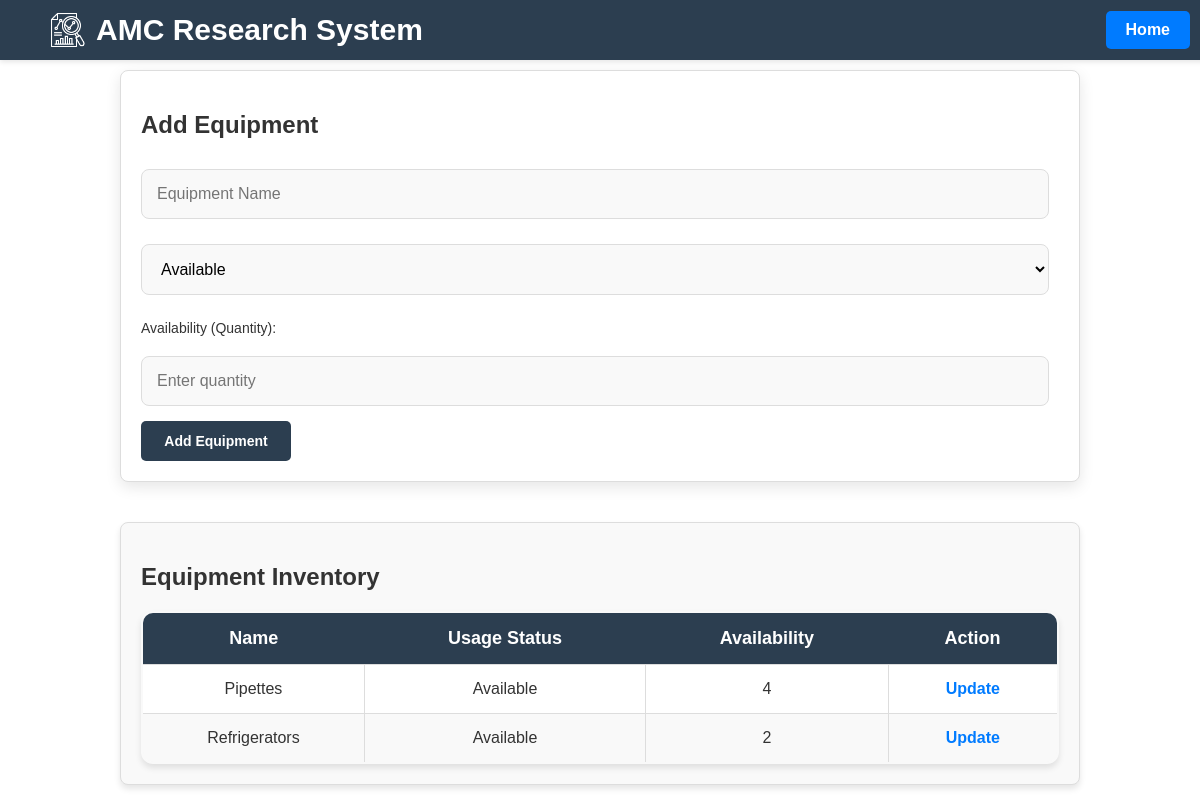
Page /CRUD3/research_assistant_equipment.php (signed in) on the committed database.
### tables this page shows
CREATE TABLE `equipment` (
  `id` int(11) NOT NULL,
  `name` varchar(255) NOT NULL,
  `usage_status` enum('Available','Under Maintenance') NOT NULL,
  `availability` int(11) NOT NULL DEFAULT 0,
  `assigned_to` int(11) DEFAULT NULL,
  `created_at` datetime NOT NULL,
  `updated_at` datetime NOT NULL
);

### CRUD3/research_assistant_equipment.php (the view, shortened to what this page needs)
<?php
require_once '../dbconnect.php';
?>
<!DOCTYPE html>
<html lang="en">
<head>
    <link rel="stylesheet" type="text/css" href="/group/style/style.css?v=<?php echo time(); ?>">
</head>
<body class="equipment-management">
    <div class="top-bar">
        <div class="logo-title-container">
            <img src="/group/images/research12.png" alt="Logo" class="logo">
            <h1 class="main-title">AMC Research System</h1>
        </div>
        <a href="/group/assistant_dashboard.php" class="home-btn">Home</a>
    </div>
    <div class="equipment-container">
        <div class="create-container">
            <h2>Add Equipment</h2>
            <form action="research_assistant_equipment.php" method="POST" class="add-equipment-form">
                <div class="form-group">
                    <input type="text" name="equipment_name" placeholder="Equipment Name" required>
                </div>
                <div class="form-group">
                    <select id="usage_status" name="usage_status" required>
                        <option value="Available">Available</option>
                    </select>
                </div>
                <div class="form-group" id="availability-group">
                    <label for="availability">Availability (Quantity):</label>
                    <input type="number" id="availability" name="availability" min="0" placeholder="Enter quantity" required>
                </div>
                <div class="form-group">
                    <button type="submit" name="add_equipment" class="submit-button">Add Equipment</button>
                </div>
            </form>
        </div>
        <div class="read-container">
            <h2>Equipment Inventory</h2>
            <table class="equipment-table">
                <thead>
                    <tr>
                        <th>Name</th>
                        <th>Usage Status</th>
                        <th>Availability</th>
                        <th>Action</th>
                    </tr>
                </thead>
                <tbody>
                    <?php
                    $stmt = $conn->prepare("SELECT * FROM equipment WHERE assigned_to = ?");
                    $stmt->bind_param('i', $_SESSION['session_userid']);
                    $stmt->execute();
                    $result = $stmt->get_result();
                    while ($row = $result->fetch_assoc()) {
                        echo "<tr>";
                        echo "<td>" . htmlspecialchars($row['name']) . "</td>";
                        echo "<td>" . htmlspecialchars($row['usage_status']) . "</td>";
                        echo "<td>" . htmlspecialchars($row['availability']) . "</td>";
                        echo "<td><a href='research_assistant_equipment_update.php?id=" . htmlspecialchars($row['id']) . "'>Update</a></td>";
                        echo "</tr>";
                    }
                    ?>
                </tbody>
            </table>
        </div>
    </div>
</body>
</html>

### style/style.css (style rules this page uses)
body { margin: 0; padding: 0; padding-bottom: 30px; font-family: 'Poppins', sans-serif; background: white; color: #333; min-height: 100vh; box-sizing: border-box; padding-top: 70px; overflow-x: hidden; }
.top-bar { width: 100%; height: 60px; background: #2C3E50; display: flex; justify-content: space-between; align-items: center; padding: 0 20px; box-shadow: 0 2px 5px rgba(0, 0, 0, 0.1); position: fixed; top: 0; z-index: 10; }
.logo { width: 36px; height: auto; object-fit: contain; margin-left: 30px; }
.main-title { color: #FFFFFF; font-size: 30px; font-weight: bold; margin-left: 0px; text-align: left; }
.home-btn { background: #007bff; color: #FFFFFF; text-decoration: none; padding: 10px 20px; border-radius: 5px; font-size: 16px; font-weight: bold; transition: background 0.3s ease; margin-left: auto; margin-right: 30px; }
.logo-title-container { display: flex; align-items: center; gap: 10px; }
.create-container, .read-container { width: 80%; margin: 0 auto; padding: 20px; border: 1px solid #ddd; border-radius: 8px; box-shadow: 0 5px 15px rgba(0, 0, 0, 0.1); background: white; box-sizing: border-box; }
.create-container { margin-top: 0; margin-bottom: 40px; }
.read-container { margin-top: 20px; padding: 20px; background-color: #f9f9f9; border: 1px solid #ddd; border-radius: 8px; box-shadow: 0 4px 6px rgba(0, 0, 0, 0.1); }
.create-container input, .create-container select { width: calc(100% - 10px); max-width: 2000px; margin-top: 10px; margin-bottom: 15px; padding: 15px; border: 1px solid #ddd; border-radius: 8px; background-color: #f9f9f9; outline: none; font-size: 16px; box-sizing: border-box; transition: border-color 0.3s ease, box-shadow 0.3s ease; }
.create-container label { display: flex; align-items: center; gap: 10px; font-size: 14px; margin-bottom: 10px; margin-top: 10px; }
.create-container button { background-color: #2C3E50; color: white; border: none; padding: 12px 20px; font-size: 14px; font-weight: bold; cursor: pointer; transition: background-color 0.3s ease, transform 0.3s ease; width: 100%; max-width: 150px; border-radius: 5px; box-sizing: border-box; }
.equipment-table { width: 100%; border-collapse: collapse; margin-top: 15px; border: 2px solid #ccc; border-radius: 12px; overflow: hidden; box-shadow: 0px 4px 6px rgba(0, 0, 0, 0.1); }
body.equipment-management { overflow-y: auto; overflow-x: hidden; height: auto; min-height: 100vh; }
.equipment-table th { background-color: #2C3E50; color: white; padding: 15px; text-align: center; font-size: 18px; font-weight: bold; border: none; }
.equipment-table tr:nth-child(even) { background-color: #f9f9f9; }
.equipment-table tr:nth-child(odd) { background-color: #ffffff; }
.equipment-table td { border: 1px solid #ddd; padding: 15px 10px; text-align: center; font-size: 16px; }
.equipment-table tr:first-child th:first-child { border-top-left-radius: 12px; }
.equipment-table tr:first-child th:last-child { border-top-right-radius: 12px; }
.equipment-table tr:last-child td:first-child { border-bottom-left-radius: 12px; }
.equipment-table tr:last-child td:last-child { border-bottom-right-radius: 12px; }
.equipment-table a { text-decoration: none; color: #007bff; font-weight: bold; }

### rows in the picture
equipment: name "Pipettes", usage_status "Available", availability "4"
equipment: name "Refrigerators", usage_status "Available", availability "2"
